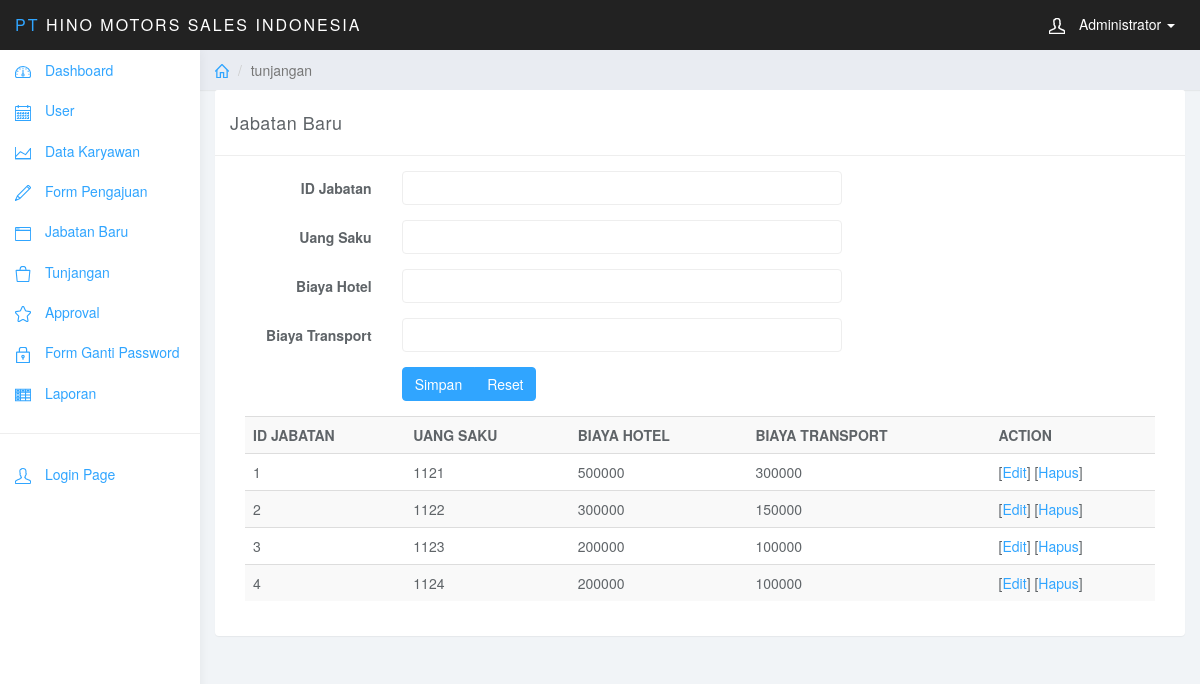
Screenshot of /index.php?page=tunjangan (signed in) with the database file from the repository.
### tables this page shows
CREATE TABLE IF NOT EXISTS `tunjangan_tb` (
`id` int(11) NOT NULL,
  `jabatan_id` int(11) NOT NULL,
  `uang_saku` double NOT NULL,
  `bea_hotel` double NOT NULL,
  `transport` double NOT NULL
);

### page/tunjangan.php (the view)
<div class="panel panel-default">
    <div class="panel-heading">Jabatan Baru</div>
    <div class="panel-body">
        <div class="col-lg-8">
            <form class="form-horizontal" action="act/inptjbtn.php" method="post">
                <div class="form-group">
                    <label for="" class="control-label col-sm-3">ID Jabatan</label>
                    <div class="col-sm-9">
                        <input type="text" name="nik" class="form-control" required>
                    </div>
                </div>
				<div class="form-group">
                    <label for="" class="control-label col-sm-3">Uang Saku</label>
                    <div class="col-sm-9">
                        <input type="text" name="nik" class="form-control" required>
                    </div>
                </div>
				<div class="form-group">
                    <label for="" class="control-label col-sm-3">Biaya Hotel</label>
                    <div class="col-sm-9">
                        <input type="text" name="nik" class="form-control" required>
                    </div>
                </div>
                <div class="form-group">
                    <label for="" class="control-label col-sm-3">Biaya Transport</label>
                    <div class="col-sm-9">
                        <input type="text" name="nama" class="form-control" required>
                    </div>
                </div>
                <div class="form-group">
                    <div class="btn-group col-sm-9 col-sm-offset-3">
                        <button class="btn btn-primary" type="submit" >Simpan</button>
                        <button class="btn btn-primary" type="reset" >Reset</button>
                    </div>
                </div>
            </form>
        </div>
        <div class="col-lg-4">
        </div>
        <div class="col-sm-12">
            <div class="table-responsive">
                <table class="table table-striped">
                    <tr>
                        <th>ID JABATAN</th>
                        <th>UANG SAKU</th>
						<th>BIAYA HOTEL</th>
                      	<th>BIAYA TRANSPORT</th>
						<th>ACTION</th>
                    </tr>
                    <?php
                    $r = $con->query("Select * From tunjangan_tb");
                    while ($rr = $r->fetch_array()) {
                        ?>
                        <tr>
                            <td><?php echo $rr['id'];?></td>
                            <td><?php echo $rr['jabatan_id'];?></td>
							<td><?php echo $rr['bea_hotel'];?></td>
							<td><?php echo $rr['transport'];?></td>
                            <td>[<a href="index.php?page=kare&id=<?php echo $rr['nik'];?>">Edit</a>] [<a href="act/kardel.php?id=<?php echo $rr['nik'];?>" onclick="return confirm('Yakin ingin hpus data ?')">Hapus</a>]</td>
                        </tr>
                        <?php
                    }
                    ?>
                </table>
            </div>
        </div>
    </div>
</div>

### css/styles.css (style rules this page uses)
body { background: #f1f4f7; padding-top: 50px; color: #5f6468; }
a, a:hover, a:focus { color: #30a5ff; }
.form-control { border: 1px solid #eee; box-shadow: none; }
.btn-primary, .btn-primary:hover, .btn-primary:focus, .btn-primary:active, .btn-primary.active, .open > .dropdown-toggle.btn-primary, .btn-primary.disabled, .btn-primary[disabled], fieldset[disabled] .btn-primary, .btn-primary.disabled:hover, .btn-primary[disabled]:hover, fieldset[disabled] .btn-primary:hover, .btn-primary.disabled:focus, .btn-primary[disabled]:focus, fieldset[disabled] .btn-primary:focus, .btn-primary.disabled:active, .btn-primary[disabled]:active, fieldset[disabled] .btn-primary:active, .btn-primary.disabled.active, .btn-primary[disabled].active, fieldset[disabled] .btn-primary.active { background-color: #30a5ff; border-color: #30a5ff; }
.panel { border: 0; }
.panel-heading { font-size: 18px; font-weight: 300; letter-spacing: 0.025em; height: 66px; line-height: 45px; }
.panel-default .panel-heading { background: #fff; border-bottom: 1px solid #eee; color: #5f6468; }
.table { background: #fff; }

### rows the page displays
tunjangan_tb: id "1", jabatan "1121", bea_hotel "500000", transport "300000"
tunjangan_tb: id "2", jabatan "1122", bea_hotel "300000", transport "150000"
tunjangan_tb: id "3", jabatan "1123", bea_hotel "200000", transport "100000"
tunjangan_tb: id "4", jabatan "1124", bea_hotel "200000", transport "100000"

### other values shown
$u "Administrator"
$page "tunjangan"
